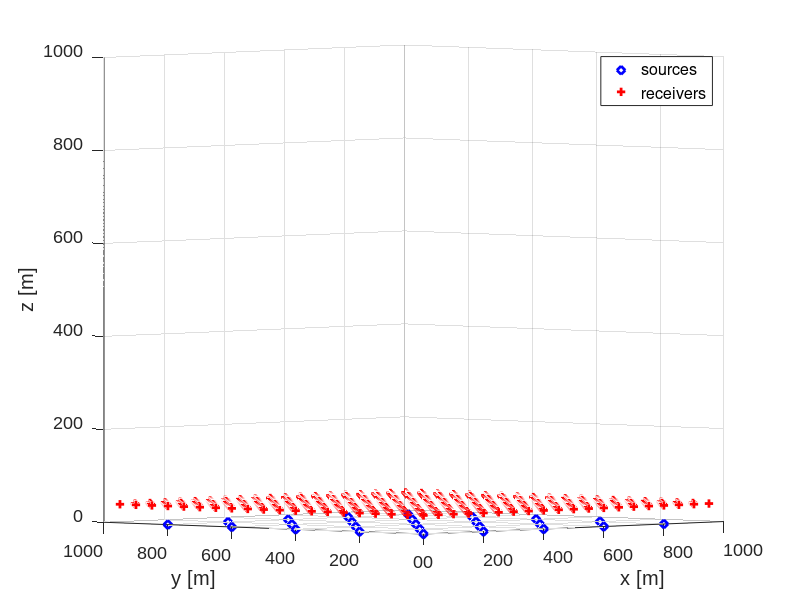

Source code (MATLAB):
% Autor: Tiago Tavares
%%
zi=4; %gz final coordinate
space=5; %dgx delta from the receivers
space_s = 20; %dsx delta from the source
g0=0; %gxi receiver initial coordinate
gf=100 % gxf receiver final coordinate

dh=10; %dx dy dz


%%

zsi=0; %sz

nxs=length(1:space_s:gf);
nys=length(1:space_s:gf);
xs = [];
ys = [];

nsrc = 36; %n_src
if nsrc >= nxs*nys
    nsrc=nxs*nys;
end

src_i = 0;
for xi=0:nxs-1
    for yi=0:nys-1
        ind = xi*nys + yi;
        xs(ind+1) = space_s*xi;
        ys(ind+1) = space_s*yi;
        src_i=src_i+1;
        if src_i>=nsrc
           break 
        end
    end
    if src_i>=nsrc
       break 
    end
end
zs = zsi*ones(nsrc,1)';

%%

nx=length(1:space:gf);
ny=length(1:space:gf);
nrcv = nx*ny;

xr = zeros(nrcv,1);
yr = zeros(nrcv,1);
zr = zi*ones(nrcv,1);

for xi=0:nx-1
    for yi=0:ny-1
        ind = xi*ny + yi;
        xr(ind+1) = space*xi;
        yr(ind+1) = space*yi;
    end
end

close all
figure1 = figure;
axes1 = axes('Parent',figure1);
plot3(xs*dh, ys*dh, zs*dh, 'bd', 'LineWidth', 2); 
hold on;
% plot3(11, 11, 31, 'r+', 'LineWidth', 2);
plot3(xr*dh, yr*dh, zr*dh, 'r+', 'LineWidth', 2);
% plot3(xp*dh, yp*dh, zp*dh, 'ko', 'LineWidth', 2);
grid on;
axis([g0 gf g0 gf g0 gf]*dh)
legend('sources', 'receivers');
% legend('source', 'receivers', 'perturbation');
zlabel('z [m]'); ylabel('y [m]'); xlabel('x [m]');
view(axes1,[-46.7527918781726 2.11121495327104]);
set(gca,'FontName','Arial','FontSize',13);
% view(axes1,[-73.8502538071067 15.0939252336449]);

